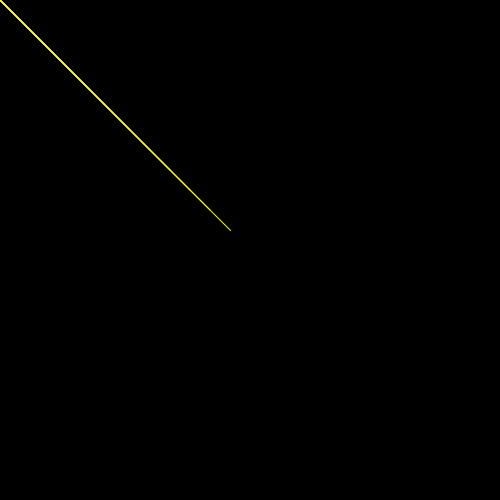
Frame 1 (no input)
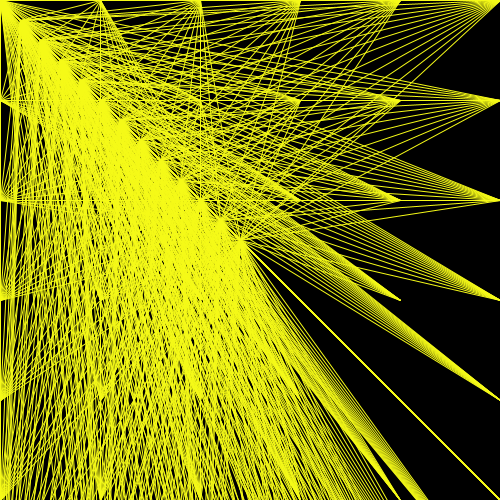
Frame 60 (the mouse pressed at the canvas centre just before this capture)
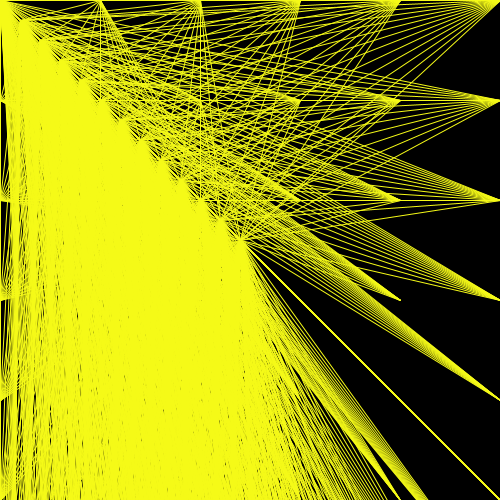
Frame 120 (the mouse held since frame 60 and released just before this capture)

The Processing sketch that drew these frames (run headless with seeded random() and noise(); from frame 60 on, the mouse is pressed at the canvas centre):

// Processing sketch: processing_32232
// ── processing_32232.pde

int goodbye = 50;
int hello = 0;

int y = 0;

void setup () {
  size (500,500);
  noFill ();
  background (0);
  frameRate (5);
  
  fill(5,103,180,30);
  stroke (245,250,23);
  strokeWeight (1);
  
}

void draw (){
  
 while (goodbye < 250){
    line (hello, y,goodbye,goodbye);
  goodbye = goodbye + 20;
 
   }   
   
   
  hello = hello + 100;
 goodbye = 0; 
 
 if (hello > 500){
   y = y + 100;
   hello = 0;
}

}
